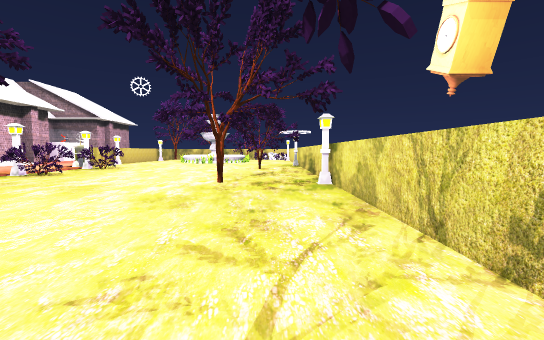
[1] (above)

16 first-person views from a walk through a Unity game level. The camera is 1.4 m above the floor, tilts 4° down and sees 90° across. The floor is counted in squares, 2 m on a side. Each view is taken from the middle of a square. On the plan, view 1 faces up. The plan holds only what a view shows up to about 9 squares ahead; the rest is blank. The place goes on beyond the plan. The player character is not drawn. Some surface patterns are stand-ins.

[2]
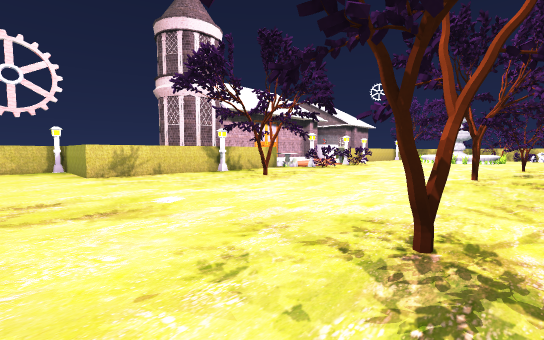

[3]
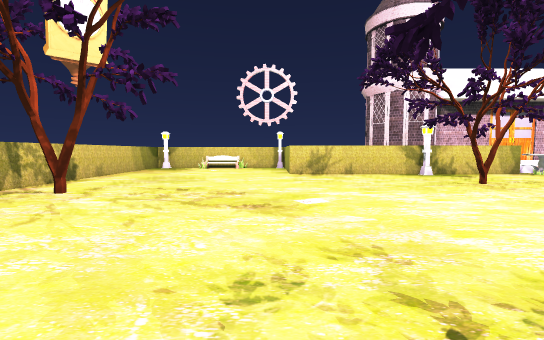

[4]
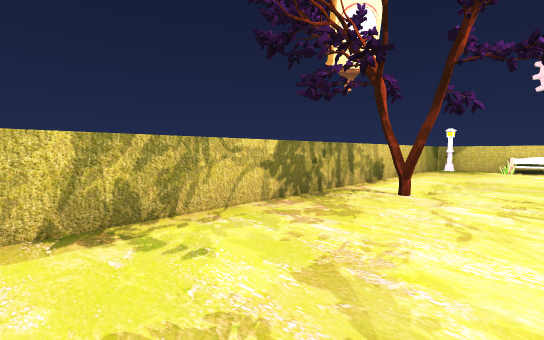

[5]
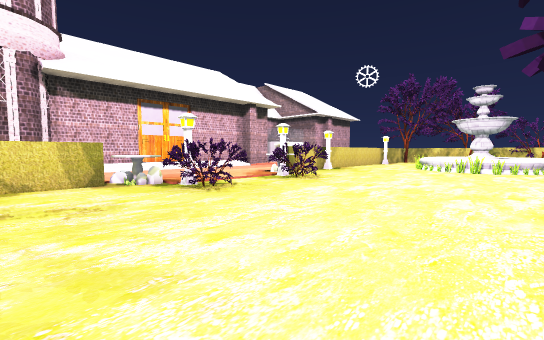

[6]
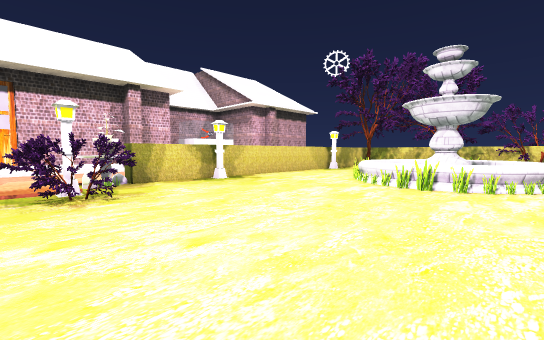

[7]
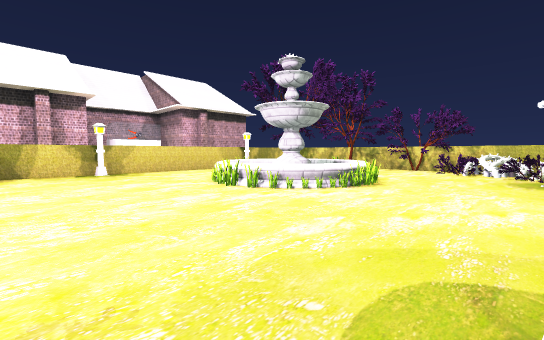

[8]
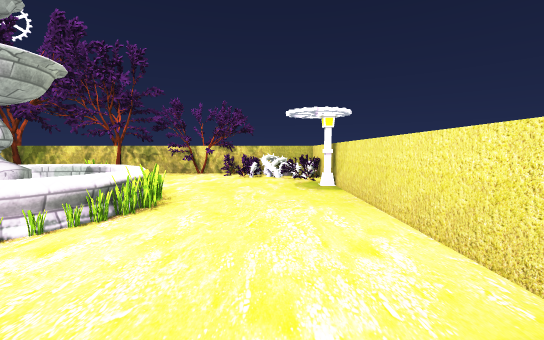

[9]
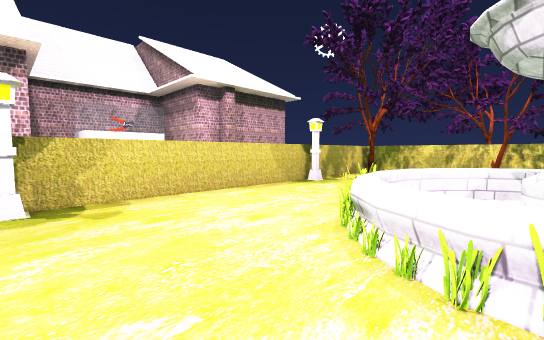

[10]
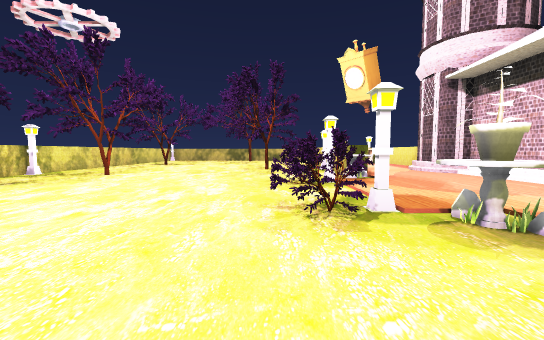

[11]
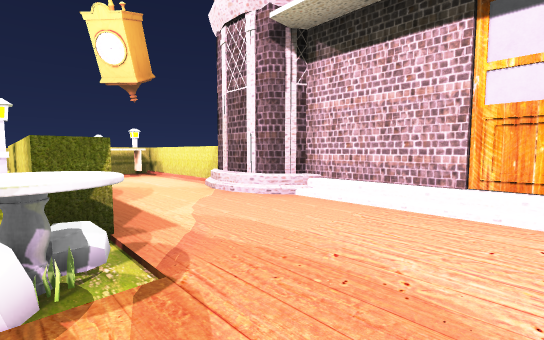

[12]
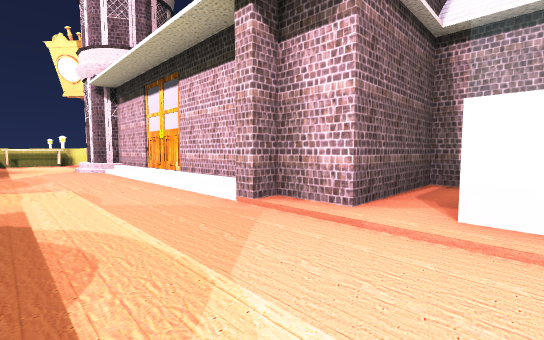

[13]
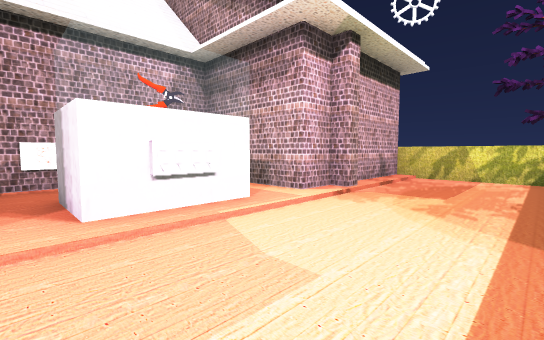

[14]
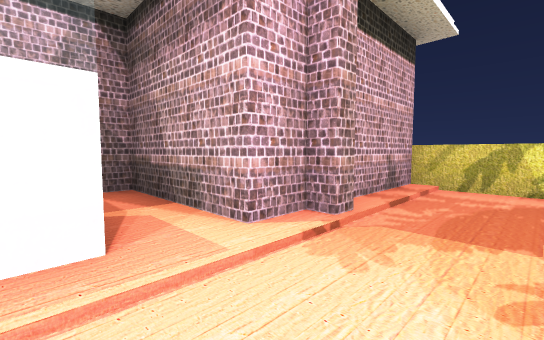

[15]
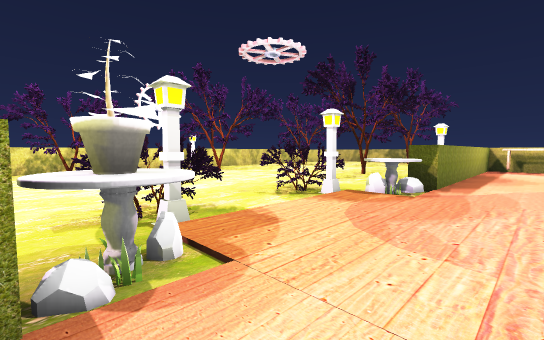

[16]
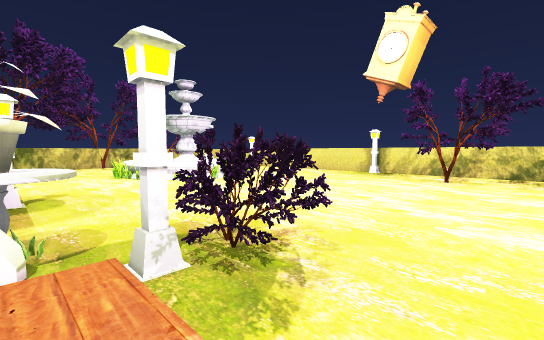

### Floor plan
Key: @ floor where view 1 was taken; # wall or solid block; . main floor; : floor 0.25 m higher than the main floor; / step, stairs or slope; ^ raised ledge; O other object.
Columns run from 15 left of view 1 to 2 right of it. Each row starts with its distance up from view 1.
 23    ##############
 22    #...#  O OOOOO
 21    #...#    ...OO
 20    #...#.    ...O
 19 ####...O.. OO....#
 18 #:::...#.OOOOO...#
 17 # OO...#.OOOOO...#
 16 #:OO...#..OOOO...#
 15 #:::...#...OO....#
 14 ####...O.........
 13    #...#........
 12    #...O.........#
 11    #...OO.....OO.#
 10    #...OOO.....O.#
  9    #.............#
  8    #...OOO.......#
  7    #..OOO........#
  6  OO#/..#......O.O#
  5    O/..#.........#
  4    #/..O.O.......#
  3    O...#.........#
  2    ^...#.........#
  1    ^.O.#.........#
  0     ####......O@
 -1    #O...........
 -2    #............
 -3    ^O...........
 -4    #O...........
 -5     ......O.....
 -6      ###########

Positions as (right, up) in squares from view 1, and headings:
1: (0, 0), facing up
2: (0, -2), facing up-left
3: (0, -1), facing left
4: (0, -3), facing down-left
5: (-2, 5), facing up-left
6: (-2, 10), facing up-left
7: (1, 12), facing up-left
8: (0, 14), facing up
9: (-4, 14), facing up-left
10: (-6, 14), facing down
11: (-8, 9), facing down-left
12: (-9, 16), facing down-left
13: (-9, 15), facing up-left
14: (-10, 17), facing up-left
15: (-10, 12), facing down-right
16: (-8, 9), facing up-right
